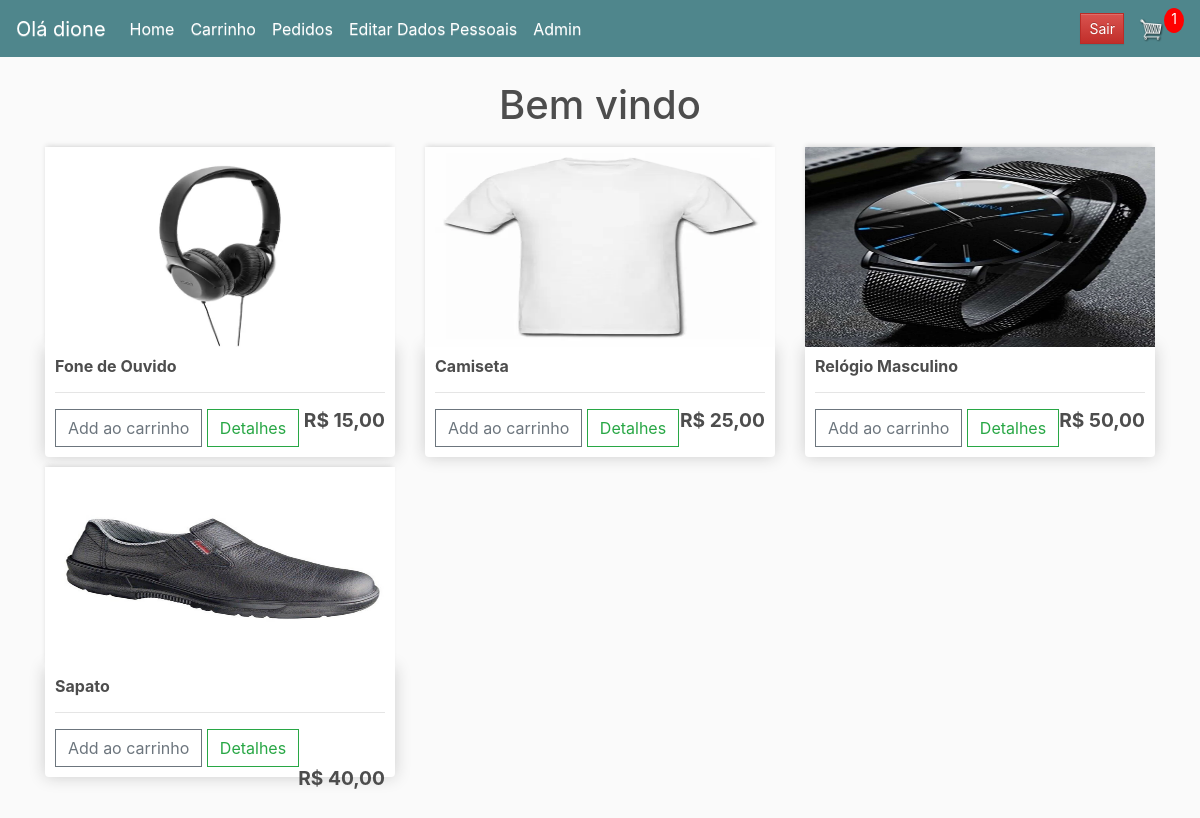
/ (signed in), run on an earlier commit of the app's database.
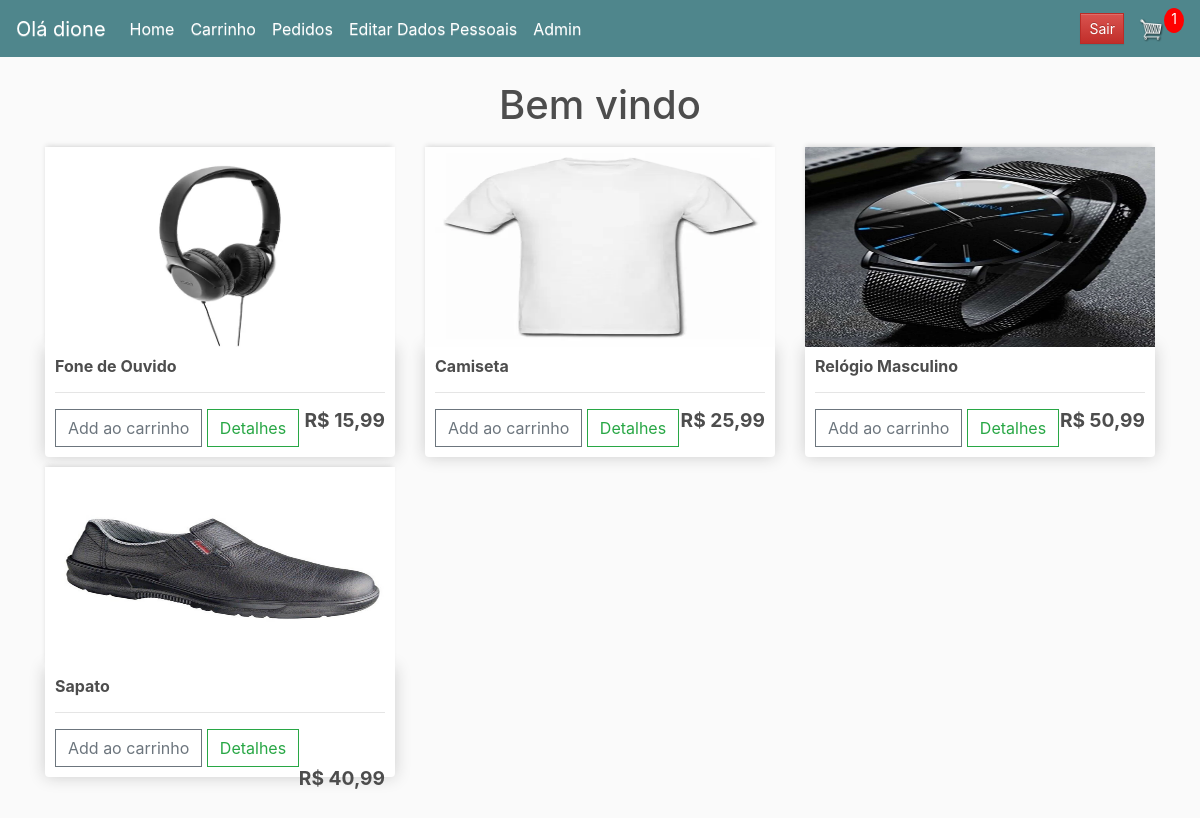
And on a later commit of the database.
### usuarios/models.py (models this page shows, shortened)
class User(AbstractUser):
    endereco = models.CharField(max_length=100, help_text='Insira o seu endereço.', null=True, blank=True)
    cidade = models.CharField(max_length=100, help_text='Insira a sua cidade.', null=True, blank=True)
    bairro = models.CharField(max_length=100, help_text='Insira o seu bairro.', null=True, blank=True)
    estado = models.CharField(max_length=100, help_text='Insira o seu estado.', null=True, blank=True)
    cep = models.CharField(max_length=8, null=True, blank=True)
    slug = models.SlugField(unique=True, blank=True, null=True)
    class Meta:
        verbose_name = ("Usuário")
        verbose_name_plural = ("Usuários")
        swappable = settings.AUTH_USER_MODEL

### test_ecommerce/models.py (models this page shows, shortened)
class Produto(models.Model):
    nome = models.CharField(max_length=200, null=True, verbose_name='Produto')
    preco = models.DecimalField(max_digits=7, decimal_places=2, verbose_name='Preço (R$)')
    imagem = models.ImageField(null=True, blank=True, upload_to='produtos')
    digital = models.BooleanField(default=False, null=True, blank=False)
    @property
    def image_url(self): # para poder visualizar fotos no html
        if self.imagem and hasattr(self.imagem, 'url'):
            return self.imagem.url

### test_ecommerce/views.py (the view)
# urls.py: 2. Add a URL to urlpatterns:  path('', views.home, name='home')
@login_required()
def home(request):
    if request.user.is_authenticated:
        cliente = request.user
        pedido, criado = Pedido.objects.get_or_create(cliente=cliente, complete=False)
        cart_itens = pedido.pegar_carrinho_itens
    else:
        pedido = {'pegar_carrinho_total':0, 'pegar_carrinho_itens':0, 'envio':False}
        cart_itens = pedido['pegar_carrinho_itens']
    produtos = Produto.objects.all()
    context = {'produtos':produtos, 'cart_itens':cart_itens}
    return render(request, 'compras/home.html', context)

### test_ecommerce/models.py (called while the page is built)
    @property
    def pegar_carrinho_itens(self):
        itens = self.pedidoitem_set.all()
        total = sum([item.quantidade for item in itens])
        return total

### templates/compras/home.html (shortened to what this page needs)
{% extends 'base.html' %}
{% load static %}
{% block main %}
{% include 'navbar.html' %}
{% include 'mensagens.html' %}
{% include 'loader.html' %}
<center><h1>Bem vindo</h1></center>
<div class="container">
    <div class="row">
        {% for produto in produtos %}
        <div class="col-lg-4">
            <img src="{{ produto.image_url|default_if_none:'/static/imagens/2+placeholder.png' }}" class="thumbnail">
            <div class="box-element product">
                <h6><strong>{{ produto.nome }}</strong></h6>
				<hr>
				<button data-product="{{ produto.id }}" data-action="add" class="btn btn-outline-secondary add-btn update-cart">Add ao carrinho</button>
				<a class="btn btn-outline-success" href="#">Detalhes</a>
				<h4 class="h4" style="float: right"><strong>R$ {{ produto.preco }}</strong></h4>
            </div>
        </div>
        {% endfor %}
    </div>
</div>
<br>
{% endblock %}

### templates/base.html (shortened to what this page needs)
{% load static %}
<!DOCTYPE html>
<html lang="en">
<head>
    <link rel="stylesheet" href="https://cdn.jsdelivr.net/npm/bootstrap@4.6.2/dist/css/bootstrap.min.css">
    <link rel="stylesheet" href="https://maxcdn.bootstrapcdn.com/font-awesome/4.7.0/css/font-awesome.min.css">
    <link rel="stylesheet" href="https://maxcdn.bootstrapcdn.com/bootstrap/3.3.7/css/bootstrap-theme.min.css">
    <link rel="stylesheet" type="text/css" href="{% static 'css/style.css' %}">
</head>
<body>
    {% block main %}
    {% endblock %}
</body>
</html>

### templates/navbar.html (shortened to what this page needs)
{% extends 'base.html' %}
{% load static %}
{% block main %}
<nav class="navbar navbar-expand-lg navbar-dark bg-dark">
    {% if user.is_authenticated %}
    <a class="navbar-brand" href="{% url 'home' %}">Olá {{ user.username }}</a>
    {% else %}
    <a class="navbar-brand" href="#">ShopTime</a>
    {% endif %}
    <div class="collapse navbar-collapse" id="navbarSupportedContent">
      <ul class="navbar-nav mr-auto">
        {% if user.is_authenticated %}
        <li class="nav-item active">
          <a class="nav-link" href="{% url 'home' %}">Home <span class="sr-only">(current)</span></a>
        </li>
        <li class="nav-item active">
          <a class="nav-link" href="{% url 'cart' %}">Carrinho</a>
        </li>
        <li class="nav-item active">
          <a class="nav-link" href="{% url 'pedidos' %}">Pedidos</a>
        </li>
        <li class="nav-item active">
          <a class="nav-link" href="{% url 'editar_perfil' user.slug %}">Editar Dados Pessoais</a>
        </li>
        {% endif %}
        {% if user.is_superuser %}
        <li class="nav-item active">
          <a class="nav-link" href="http://projeto-ecommerce.up.railway.app/admin">Admin</a>
        </li>
        {% endif %}
      </ul>
      <div class="form-inline my-2 my-lg-0">
        {% if user.is_authenticated %}
        <a href="{% url 'logout' %}" class="btn btn-danger btn-sm" onclick="return confirm('Tem certeza que deseja sair?')">Sair</a>
        {% else %}
        <a href="{% url 'login' %}" class="btn btn-warning btn-sm">Login</a>
        {% endif %}
        {% if user.is_authenticated %}
        <a href="{% url 'cart' %}"><img src="{% static 'imagens/6+cart.png'%}" id="cart-icon"></a>
        <p id="cart-total">{{ cart_itens }}</p>
        {% endif %}
      </div>
    </div>
  </nav>
<br>
{% endblock %}

### templates/mensagens.html (shortened to what this page needs)
{% extends 'base.html' %}

### templates/loader.html (shortened to what this page needs)
{% extends 'base.html' %}

### static/css/style.css (style rules this page uses)
body { background-color: hsl(0, 0%, 98%); }
h1,h2,h3,h4,h5,h6 { color:hsl(0, 0%, 30%); }
.h4 { font-size: 120%; }
.box-element { box-shadow:hsl(0, 0%, 80%) 0 0 16px; background-color: #fff; border-radius: 4px; padding: 10px; }
.thumbnail { width: 100%; height: 200px; -webkit-box-shadow: -1px -3px 5px -2px rgba(214,214,214,1); -moz-box-shadow: -1px -3px 5px -2px rgba(214,214,214,1); box-shadow: -1px -3px 5px -2px rgba(214,214,214,1); }
.product { border-radius: 0 0 4px 4px; }
.bg-dark { background-color: #4f868c!important; }
#cart-icon { width:25px; display: inline-block; margin-left: 15px; }
#cart-total { display: block; text-align: center; color:#fff; background-color: red; width: 20px; height: 25px; border-radius: 50%; font-size: 14px; }
.col-lg-4, .col-lg-6, .col-lg-8, .col-lg-12 { margin-top: 10px; }
.btn { border-radius: 0; }

What changed in the data, as far as the page shows it:
changed Produto "Fone de Ouvido": preco "15,00" → "15,99"
changed Produto "Camiseta": preco "25,00" → "25,99"
changed Produto "Relógio Masculino": preco "50,00" → "50,99"
changed Produto "Sapato": preco "40,00" → "40,99"
